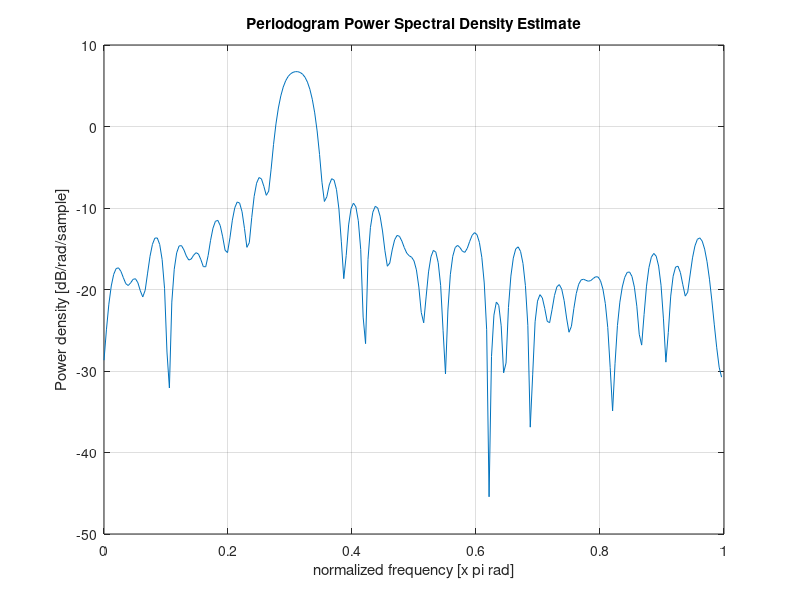
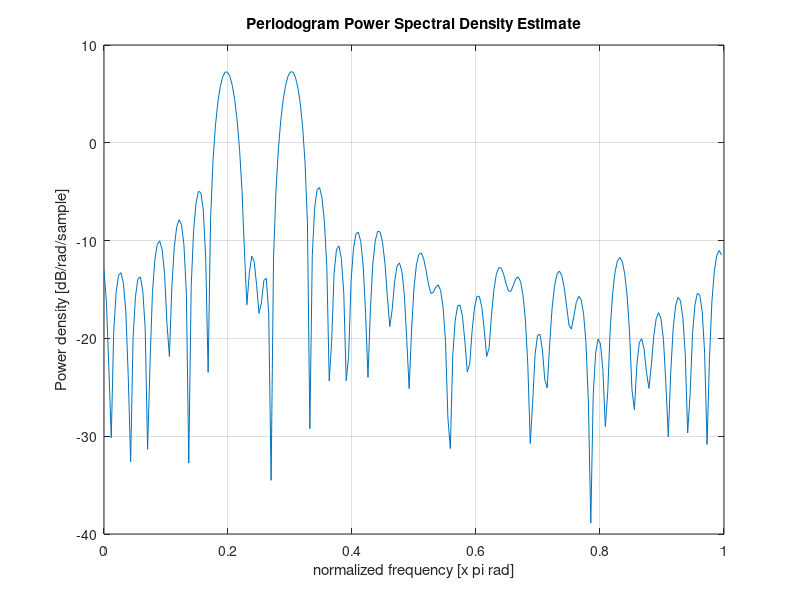
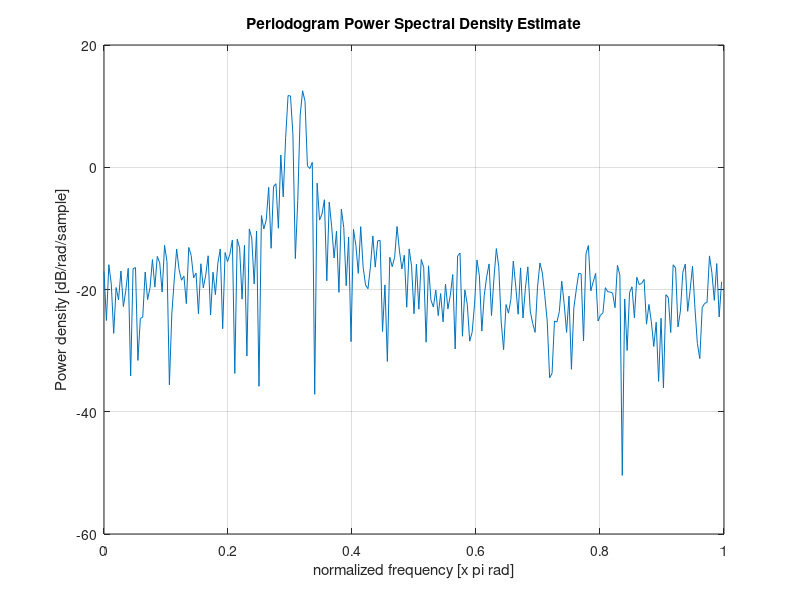

Source code (MATLAB) for these figures, in order:
% ASPMI Exercise 2.1d
% Familiarise yourself with the generation of complex exponential signals,
% and generate signals of different frequencies and length. Verify that by
% considering more data samples the periodogram starts showing the correct
% line spectra.

%%%%% Example from exercise; closely spaced sine waves at 0.3 and 0.32 %%%%
n = 0:30;
noise = 0.2/sqrt(2)*(randn(size(n))+1j*randn(size(n)));
x = exp(1j*2*pi*0.3*n)+exp(1j*2*pi*0.32*n)+ noise;

% Find periodogram
figure(1)
periodogram(x);

%%%%%%%%%%%%%% Sine waves in noise that are further away %%%%%%%%%%%%%%%%%%
n = 0:30;
noise = 0.2/sqrt(2)*(randn(size(n))+1j*randn(size(n)));
x_2 = exp(1j*2*pi*0.2*n)+exp(1j*2*pi*0.3*n)+ noise;

% Find periodogram
figure(2)
periodogram(x_2);

%%%%%%%%%%%%% Closely spaced sine waves with a greater length %%%%%%%%%%%%%
n = 0:100;
noise = 0.2/sqrt(2)*(randn(size(n))+1j*randn(size(n)));
x_3 = exp(1j*2*pi*0.3*n)+exp(1j*2*pi*0.32*n)+ noise;

% Find periodogram
figure(3)
periodogram(x_3);